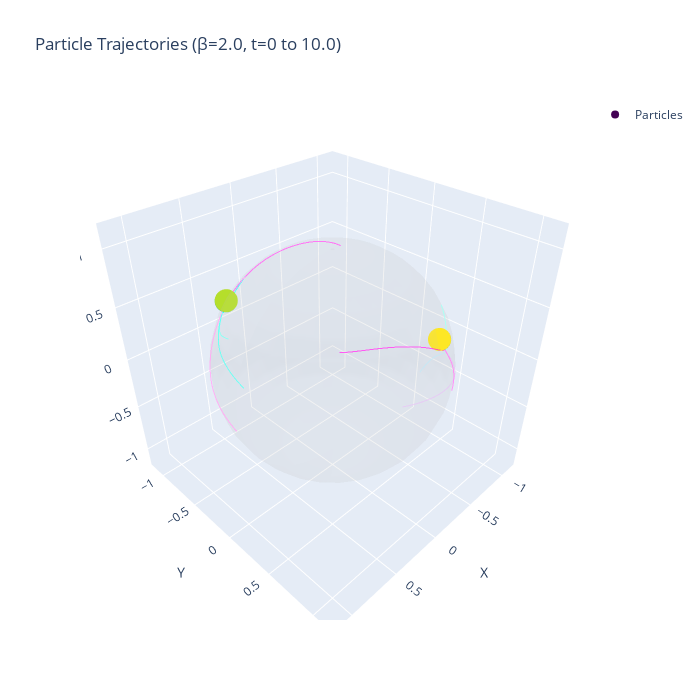

The notebook cell saved with this chart:
### Code cell
# Visualize the trajectories on the sphere

fig = plot_sphere_3d(
    trajectory[-1],  # Final positions
    trajectories=trajectory,  # Full trajectories
    title=f"Particle Trajectories (β={beta}, t=0 to {t_end})"
)
fig.show()

print("\nObservation: Particles move toward each other and cluster!")
print("This is the fundamental prediction of the paper.")
